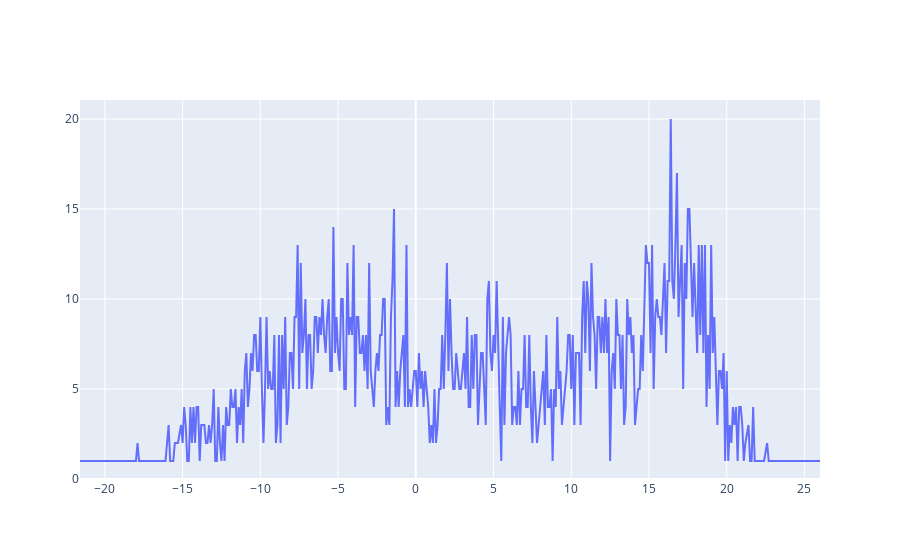

The notebook cell saved with this chart:
### Code cell
dic = {}
for i in y(get_data()):
    if i in dic:
        dic[i]+=1
    else:
        dic[i] = 1
plot(sorted(list(dic.items())))

### Figure 1 — Plotly figure (JSON) as saved in the notebook; plotly's stock layout.template omitted (floating-point values rounded to 4 significant figures; data arrays with more than 128 entries replaced by an {"elided": "..."} marker saying what was removed)
{"data": [{"type": "scatter", "x": {"elided": "403 float values"}, "y": {"elided": "403 int values"}}], "layout": {"autosize": true, "xaxis": {"autorange": true, "range": [-21.6, 26], "type": "linear"}, "yaxis": {"autorange": true, "range": [-0.05556, 21.06], "type": "linear"}}}
